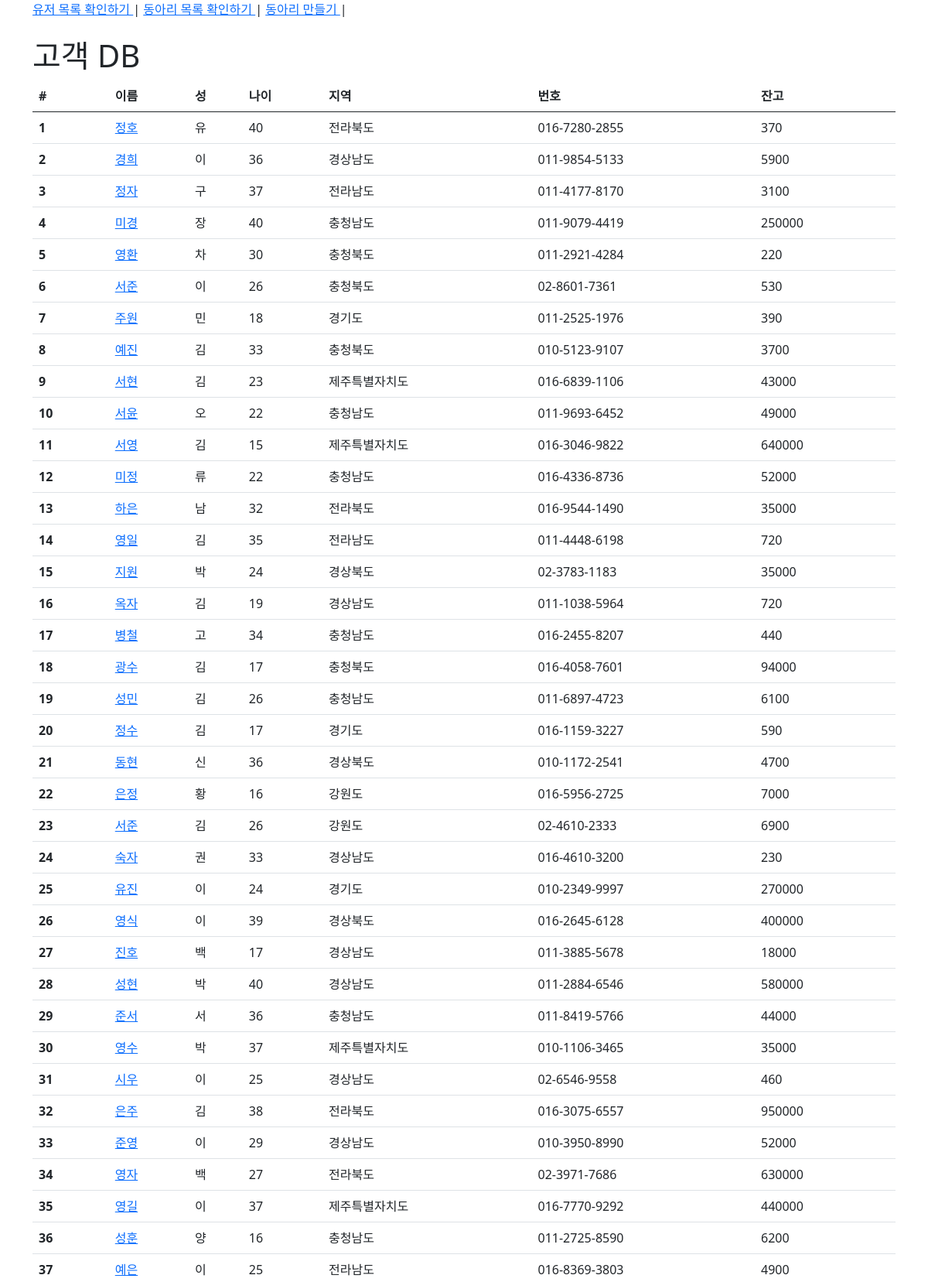
/users/ (upper part), run on the app's committed database.
### users/models.py (models this page shows)
class User(models.Model):
    first_name = models.CharField(max_length=10)
    last_name = models.CharField(max_length=10)
    age = models.IntegerField()
    country = models.CharField(max_length=10)
    phone = models.CharField(max_length=15)
    balance = models.IntegerField()
    clubs = models.ManyToManyField(Club, related_name='users')

### users/views.py (the view)
# urls.py: path('', views.index, name='index'),
def index(request):
    search = request.GET.get('search')
    selected_type = request.GET.get('selected_type')
    if search is not None:
        if selected_type == 'country':
            users = User.objects.filter(country__contains=search)
        else:
            users = User.objects.filter(first_name__contains=search)
    else:
        users = User.objects.all()
    context = {
        'users': users,
    }
    return render(request, 'users/index.html', context)

### users/templates/users/index.html (shortened to what this page needs)
{% extends 'base.html' %}
{% block content %}
  <h1>고객 DB</h1>
  <table class="table">
    <thead>
      <tr>
        <th scope="col">#</th>
        <th scope="col">이름</th>
        <th scope="col">성</th>
        <th scope="col">나이</th>
        <th scope="col">지역</th>
        <th scope="col">번호</th>
        <th scope="col">잔고</th>
      </tr>
    </thead>
    <tbody>
      {% for user in users %}
      <tr>
        <th scope="row">{{ user.pk }}</th>
        <td> <a href="{% url 'users:profile' user.pk %}">{{ user.first_name }}</a></td>
        <td>{{ user.last_name }}</td>
        <td>{{ user.age }}</td>
        <td>{{ user.country }}</td>
        <td>{{ user.phone }}</td>
        <td>{{ user.balance }}</td>
      </tr>
      {% endfor %}
    </tbody>
  </table>
{% endblock content %}

### data on the page
User: pk "1", first_name "정호", last_name "유", age "40", country "전라북도", phone "016-7280-2855", balance "370"
User: pk "2", first_name "경희", last_name "이", age "36", country "경상남도", phone "011-9854-5133", balance "5900"
User: pk "3", first_name "정자", last_name "구", age "37", country "전라남도", phone "011-4177-8170", balance "3100"
User: pk "4", first_name "미경", last_name "장", age "40", country "충청남도", phone "011-9079-4419", balance "250000"
User: pk "5", first_name "영환", last_name "차", age "30", country "충청북도", phone "011-2921-4284", balance "220"
User: pk "6", first_name "서준", last_name "이", age "26", country "충청북도", phone "02-8601-7361", balance "530"
User: pk "7", first_name "주원", last_name "민", age "18", country "경기도", phone "011-2525-1976", balance "390"
User: pk "8", first_name "예진", last_name "김", age "33", country "충청북도", phone "010-5123-9107", balance "3700"
User: pk "9", first_name "서현", last_name "김", age "23", country "제주특별자치도", phone "016-6839-1106", balance "43000"
User: pk "10", first_name "서윤", last_name "오", age "22", country "충청남도", phone "011-9693-6452", balance "49000"
User: pk "11", first_name "서영", last_name "김", age "15", country "제주특별자치도", phone "016-3046-9822", balance "640000"
User: pk "12", first_name "미정", last_name "류", age "22", country "충청남도", phone "016-4336-8736", balance "52000"
User: pk "13", first_name "하은", last_name "남", age "32", country "전라북도", phone "016-9544-1490", balance "35000"
User: pk "14", first_name "영일", last_name "김", age "35", country "전라남도", phone "011-4448-6198", balance "720"
User: pk "15", first_name "지원", last_name "박", age "24", country "경상북도", phone "02-3783-1183", balance "35000"
User: pk "16", first_name "옥자", last_name "김", age "19", country "경상남도", phone "011-1038-5964", balance "720"
User: pk "17", first_name "병철", last_name "고", age "34", country "충청남도", phone "016-2455-8207", balance "440"
User: pk "18", first_name "광수", last_name "김", age "17", country "충청북도", phone "016-4058-7601", balance "94000"
User: pk "19", first_name "성민", last_name "김", age "26", country "충청남도", phone "011-6897-4723", balance "6100"
User: pk "20", first_name "정수", last_name "김", age "17", country "경기도", phone "016-1159-3227", balance "590"
User: pk "21", first_name "동현", last_name "신", age "36", country "경상북도", phone "010-1172-2541", balance "4700"
User: pk "22", first_name "은정", last_name "황", age "16", country "강원도", phone "016-5956-2725", balance "7000"
User: pk "23", first_name "서준", last_name "김", age "26", country "강원도", phone "02-4610-2333", balance "6900"
User: pk "24", first_name "숙자", last_name "권", age "33", country "경상남도", phone "016-4610-3200", balance "230"
User: pk "25", first_name "유진", last_name "이", age "24", country "경기도", phone "010-2349-9997", balance "270000"
User: pk "26", first_name "영식", last_name "이", age "39", country "경상북도", phone "016-2645-6128", balance "400000"
User: pk "27", first_name "진호", last_name "백", age "17", country "경상남도", phone "011-3885-5678", balance "18000"
User: pk "28", first_name "성현", last_name "박", age "40", country "경상남도", phone "011-2884-6546", balance "580000"
User: pk "29", first_name "준서", last_name "서", age "36", country "충청남도", phone "011-8419-5766", balance "44000"
User: pk "30", first_name "영수", last_name "박", age "37", country "제주특별자치도", phone "010-1106-3465", balance "35000"
User: pk "31", first_name "시우", last_name "이", age "25", country "경상남도", phone "02-6546-9558", balance "460"
User: pk "32", first_name "은주", last_name "김", age "38", country "전라북도", phone "016-3075-6557", balance "950000"
User: pk "33", first_name "준영", last_name "이", age "29", country "경상남도", phone "010-3950-8990", balance "52000"
User: pk "34", first_name "영자", last_name "백", age "27", country "전라북도", phone "02-3971-7686", balance "630000"
User: pk "35", first_name "영길", last_name "이", age "37", country "제주특별자치도", phone "016-7770-9292", balance "440000"
User: pk "36", first_name "성훈", last_name "양", age "16", country "충청남도", phone "011-2725-8590", balance "6200"
User: pk "37", first_name "예은", last_name "이", age "25", country "전라남도", phone "016-8369-3803", balance "4900"
